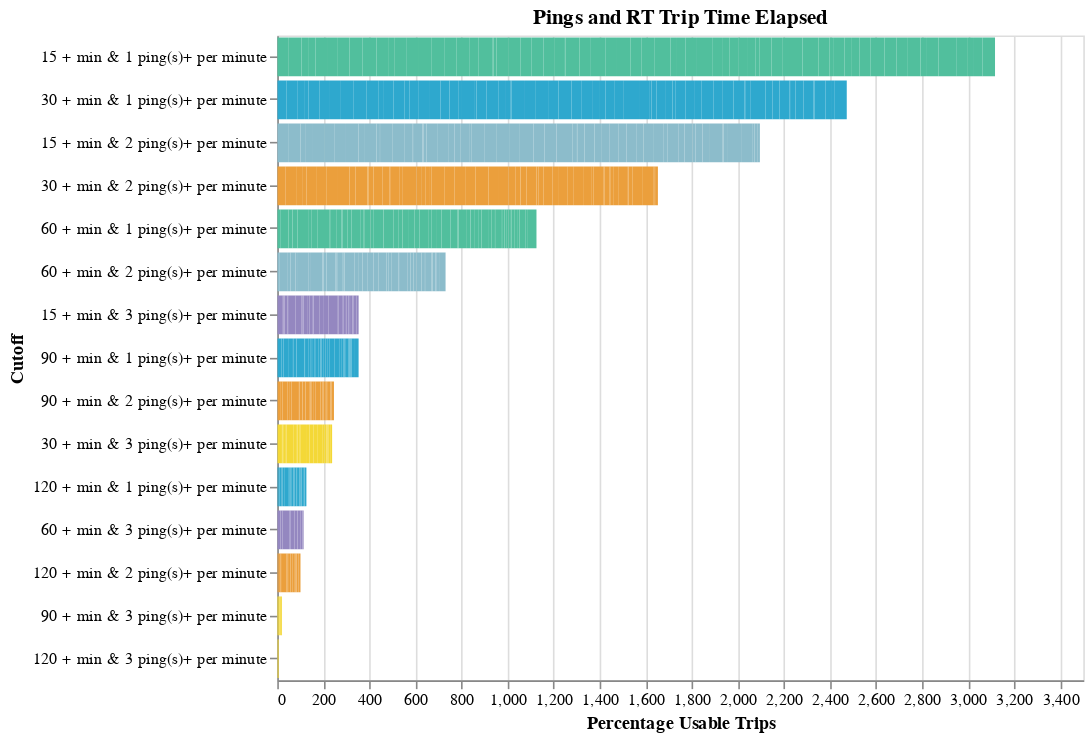

Notebook code for this chart:
### Code cell
threshold_utils.chart_size(
    threshold_utils.bar_chart(pings_trip_duration_ops, 'Percentage Usable Trips', "Cutoff",
['Gtfs Dataset Key', 'Gtfs Dataset Name','N Trips',
 'Cutoff', 'Percentage Usable Trips'], "Pings and RT Trip Time Elapsed").add_selection(selection).transform_filter(selection).interactive(), 500, 400)

### Figure 1 — Vega-Lite specification as saved in the notebook (floating-point values rounded to 4 significant figures; data arrays with more than 128 entries replaced by an {"elided": "..."} marker saying what was removed)
{"config": {"view": {"continuousWidth": 400, "continuousHeight": 300}}, "data": {"name": "data-36cb371631e5904e356a37783a62c27e"}, "mark": "bar", "encoding": {"color": {"field": "Cutoff", "legend": null, "scale": {"range": ["#2EA8CE", "#EB9F3C", "#F4D837", "#51BF9D", "#8CBCCB", "#9487C0"]}, "type": "nominal"}, "tooltip": [{"field": "Gtfs Dataset Key", "type": "nominal"}, {"field": "Gtfs Dataset Name", "type": "nominal"}, {"field": "N Trips", "type": "quantitative"}, {"field": "Cutoff", "type": "nominal"}, {"field": "Percentage Usable Trips", "type": "quantitative"}], "x": {"field": "Percentage Usable Trips", "sort": {"field": "Percentage Usable Trips", "order": "descending"}, "type": "quantitative"}, "y": {"field": "Cutoff", "sort": {"field": "Percentage Usable Trips", "order": "descending"}, "type": "nominal"}}, "height": 400, "selection": {"selector001": {"type": "single", "fields": ["Gtfs Dataset Name"], "bind": {"input": "select", "options": [null, "Antelope Valley Transit Authority Vehicle Positions", "Banning Pass Vehicle Positions", "Bay Area 511 AC Transit Vehicle Position", "Bay Area 511 Caltrain VehiclePositions", "Bay Area 511 County Connection VehiclePositions", "Bay Area 511 Dumbarton Express VehiclePositions", "Bay Area 511 Emery Go-Round VehiclePositions", "Bay Area 511 Fairfield and Suisun Transit Vehicle Positions", "Bay Area 511 Golden Gate Transit Vehicle Positions", "Bay Area 511 MVGO VehiclePositions", "Bay Area 511 Marin VehiclePositions", "Bay Area 511 Muni VehiclePositions", "Bay Area 511 Petaluma VehiclePositions", "Bay Area 511 SamTrans VehiclePositions", "Bay Area 511 San Francisco Bay Ferry VehiclePositions", "Bay Area 511 Santa Clara Transit VehiclePositions", "Bay Area 511 Santa Rosa CityBus VehiclePositions", "Bay Area 511 SolTrans VehiclePositions", "Bay Area 511 Sonoma County Transit Vehicle Positions", "Bay Area 511 Sonoma-Marin Area Rail Transit VehiclePositions", "Bay Area 511 Tri Delta VehiclePositions", "Bay Area 511 Tri-Valley Wheels VehiclePositions", "Bay Area 511 Union City Transit VehiclePositions", "Bay Area 511 Vine Transit VehiclePositions", "Bay Area 511 WestCAT VehiclePositions", "Beach Cities VehiclePositions", "Bear Vehicle Positions", "Big Blue Bus VehiclePositions", "BruinBus Vehicle Positions", "Burbank VehiclePositions", "Commerce VehiclePositions", "Culver City VehiclePositions", "Eastern Sierra Vehicle Positions", "Elk Grove VehiclePositions", "Foothill Vehicle Positions", "Fresno Vehicle Positions", "GET VehiclePositions", "Humboldt Vehicle Positions", "Kings Vehicle Positions", "LA DOT VehiclePositions", "LA Metro Bus Vehicle Positions", "LA Metro Rail Vehicle Positions", "Lake Vehicle Positions", "Long Beach VehiclePositions", "Madera County Connection Vehicle Positions", "Monterey Salinas VehiclePositions", "Nevada County Vehicle Positions", "North County Vehicle Positions", "Norwalk Vehicle Positions", "OCTA VehiclePositions", "Pasadena VehiclePositions", "PresidiGo VehiclePositions", "Redding Vehicle Positions", "Riverside VehiclePositions", "SBMTD VehiclePositions", "San Diego Vehicle Positions", "Santa Clarita VehiclePositions", "Santa Maria Vehicle Positions", "Santa Ynez Vehicle Positions", "StanRTA Vehicle Positions", "Tahoe Transportation Vehicle Positions", "Torrance Swiftly Vehicle Positions", "Torrance Vehicle Positions", "Turlock Vehicle Positions", "Unitrans Vehicle Positions", "VCTC Vehicle Positions", "Victor Valley Vehicle Position", "Visalia VehiclePositions", "WeHo Vehicle Positions", "Yolobus Vehicle Positions"], "labels": ["All", "Antelope Valley Transit Authority Vehicle Positions", "Banning Pass Vehicle Positions", "Bay Area 511 AC Transit Vehicle Position", "Bay Area 511 Caltrain VehiclePositions", "Bay Area 511 County Connection VehiclePositions", "Bay Area 511 Dumbarton Express VehiclePositions", "Bay Area 511 Emery Go-Round VehiclePositions", "Bay Area 511 Fairfield and Suisun Transit Vehicle Positions", "Bay Area 511 Golden Gate Transit Vehicle Positions", "Bay Area 511 MVGO VehiclePositions", "Bay Area 511 Marin VehiclePositions", "Bay Area 511 Muni VehiclePositions", "Bay Area 511 Petaluma VehiclePositions", "Bay Area 511 SamTrans VehiclePositions", "Bay Area 511 San Francisco Bay Ferry VehiclePositions", "Bay Area 511 Santa Clara Transit VehiclePositions", "Bay Area 511 Santa Rosa CityBus VehiclePositions", "Bay Area 511 SolTrans VehiclePositions", "Bay Area 511 Sonoma County Transit Vehicle Positions", "Bay Area 511 Sonoma-Marin Area Rail Transit VehiclePositions", "Bay Area 511 Tri Delta VehiclePositions", "Bay Area 511 Tri-Valley Wheels VehiclePositions", "Bay Area 511 Union City Transit VehiclePositions", "Bay Area 511 Vine Transit VehiclePositions", "Bay Area 511 WestCAT VehiclePositions", "Beach Cities VehiclePositions", "Bear Vehicle Positions", "Big Blue Bus VehiclePositions", "BruinBus Vehicle Positions", "Burbank VehiclePositions", "Commerce VehiclePositions", "Culver City VehiclePositions", "Eastern Sierra Vehicle Positions", "Elk Grove VehiclePositions", "Foothill Vehicle Positions", "Fresno Vehicle Positions", "GET VehiclePositions", "Humboldt Vehicle Positions", "Kings Vehicle Positions", "LA DOT VehiclePositions", "LA Metro Bus Vehicle Positions", "LA Metro Rail Vehicle Positions", "Lake Vehicle Positions", "Long Beach VehiclePositions", "Madera County Connection Vehicle Positions", "Monterey Salinas VehiclePositions", "Nevada County Vehicle Positions", "North County Vehicle Positions", "Norwalk Vehicle Positions", "OCTA VehiclePositions", "Pasadena VehiclePositions", "PresidiGo VehiclePositions", "Redding Vehicle Positions", "Riverside VehiclePositions", "SBMTD VehiclePositions", "San Diego Vehicle Positions", "Santa Clarita VehiclePositions", "Santa Maria Vehicle Positions", "Santa Ynez Vehicle Positions", "StanRTA Vehicle Positions", "Tahoe Transportation Vehicle Positions", "Torrance Swiftly Vehicle Positions", "Torrance Vehicle Positions", "Turlock Vehicle Positions", "Unitrans Vehicle Positions", "VCTC Vehicle Positions", "Victor Valley Vehicle Position", "Visalia VehiclePositions", "WeHo Vehicle Positions", "Yolobus Vehicle Positions"], "name": "Operator"}}, "selector002": {"type": "interval", "bind": "scales", "encodings": ["x", "y"]}}, "title": "Pings and RT Trip Time Elapsed", "transform": [{"filter": {"selection": "selector001"}}], "width": 500, "$schema": "https://vega.github.io/schema/vega-lite/v4.17.0.json", "datasets": {"data-36cb371631e5904e356a37783a62c27e": {"elided": "682 records"}}}
